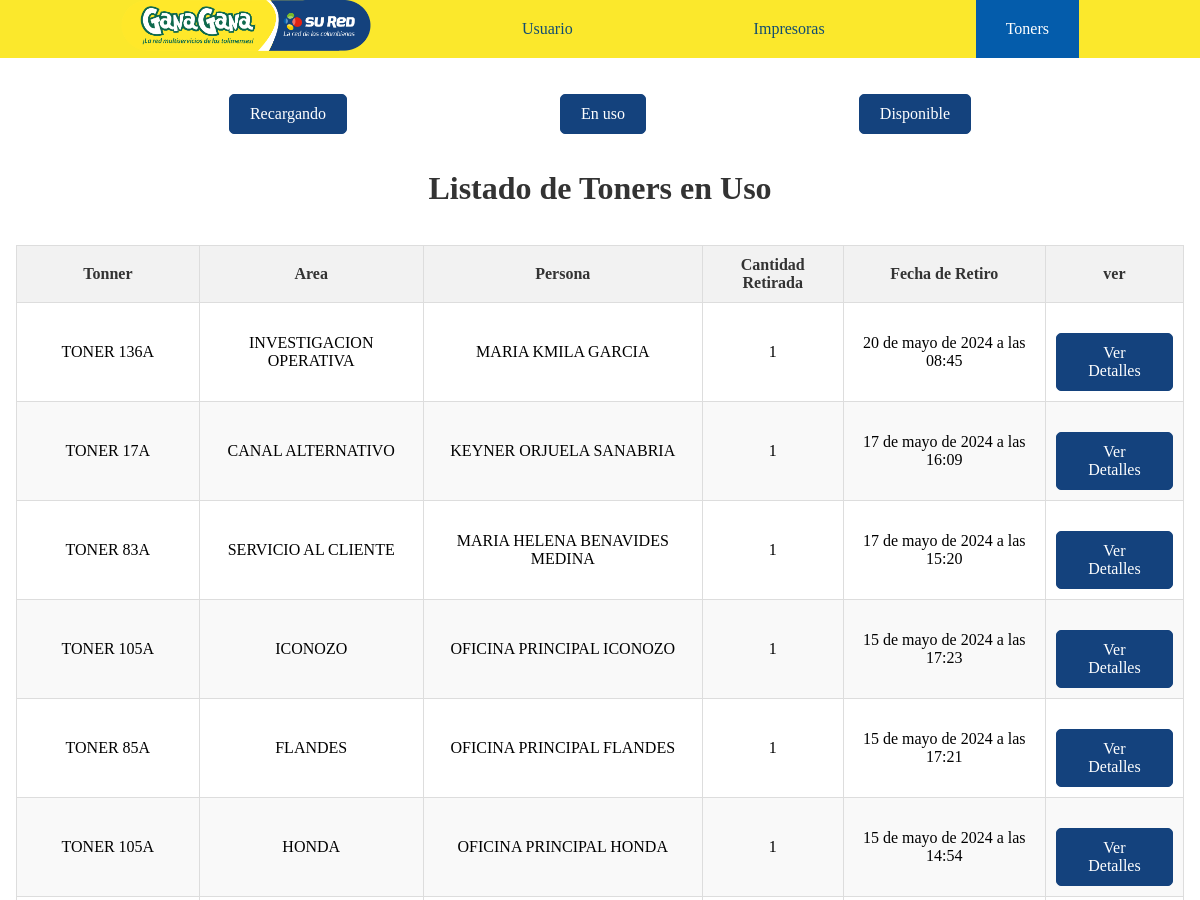
The app's page /V_Toners_R/ (upper part), older data.
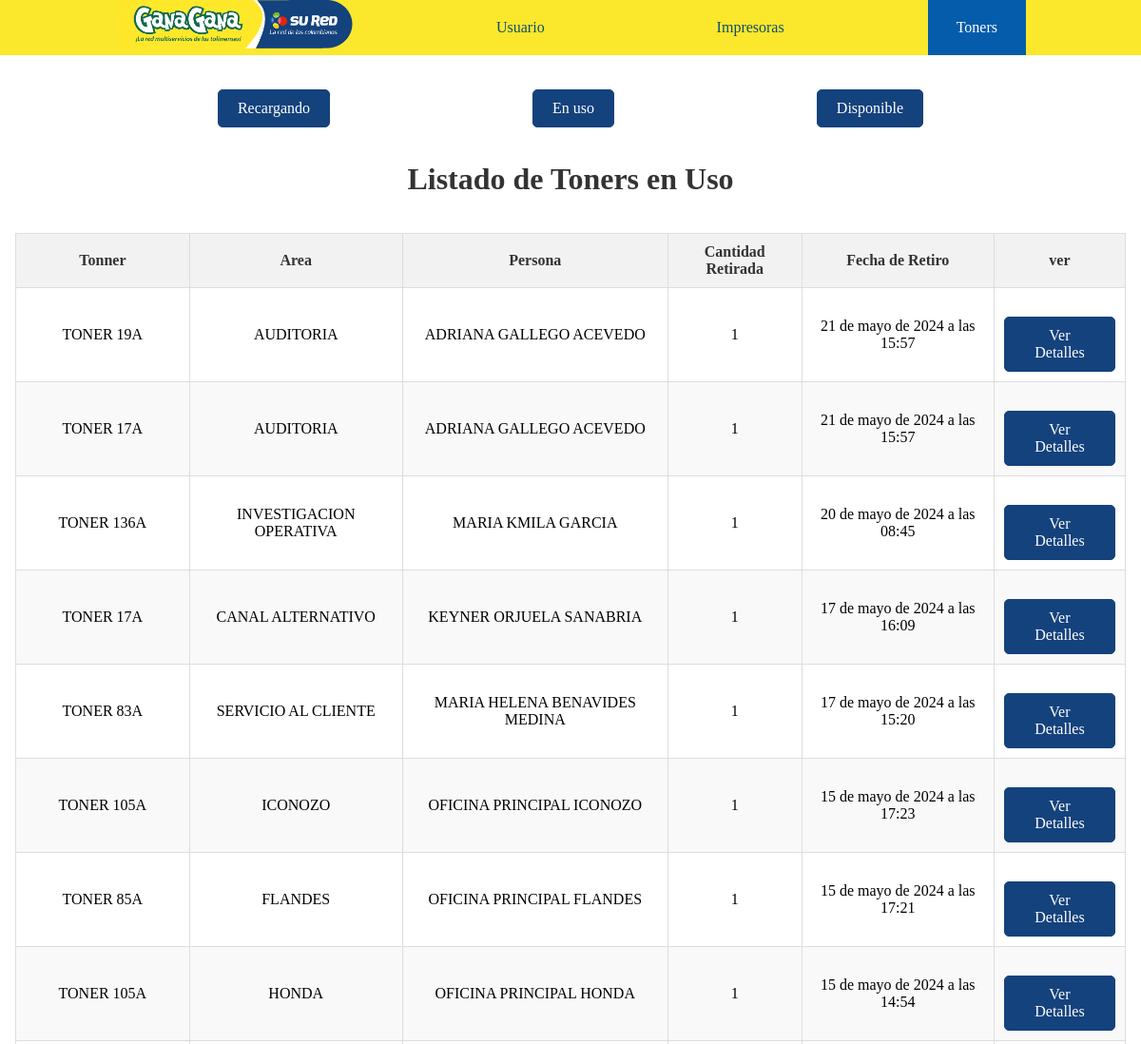
The same page, newer data.
### Datos/models.py (models this page shows, shortened)
class Retiro_Tonner(models.Model):
    r_tonner = models.ForeignKey(Tonner, on_delete=models.SET_NULL, null=True, blank=True)
    r_persona = models.ForeignKey(Persona, on_delete=models.SET_NULL, null=True, blank=True)
    cantidad_disponible = models.PositiveIntegerField(default=1)
    cantidad_retirada = models.PositiveIntegerField(default=1)
    caso_GLPI = models.CharField(max_length=100, default='N/A')
    fecha_retiro = models.DateTimeField(auto_now_add=True)

class Tonner(models.Model):
    ESTADO_T = [
        ('Disponible', 'Disponible'),
    ]
    nombre = models.CharField(max_length=50)
    cantidad = models.PositiveBigIntegerField()
    Numero_Toner = models.CharField(max_length=20)
    Estado = models.CharField(max_length=10, choices=ESTADO_T, default='Disponible')
    imagen = models.ImageField()
    def __str__(self):
        return f"{self.nombre}"

class Persona(models.Model):
    nombre = models.CharField(max_length=100)
    firma = models.ImageField(upload_to='firmas/')
    area = models.ForeignKey(Area, on_delete=models.SET_NULL, null=True, blank=True)
    def __str__( self ):
        return self.nombre

class Area(models.Model):
    nombre = models.CharField(max_length=50)
    def __str__(self) -> str:
        return self.nombre

### Datos/views.py (the view)
# urls.py: path('V_Toners_R/', views.V_Toners_R, name='V_Toners_R'),
def V_Toners_R(request):
    producto = Retiro_Tonner.objects.all().order_by('-fecha_retiro')
    return render(request, 'vista/T_Ocupado.html', {'producto': producto})

### Datos/templates/vista/T_Ocupado.html (shortened to what this page needs)
{% extends 'layouts/base.html' %}
{% block content %}
{% load static %}
{% include 'layouts/Barra_Tonners.html' %}
<br>
<br>
<!DOCTYPE html>
<html lang="es">
<head>
    <link rel="stylesheet" type="text/css" href="{% static 'CSS/ALL.css' %}">
</head>
<body>
    <h1>Listado de Toners en Uso</h1>
    <br>
    <table border="1">
        <thead>
            <tr>
                <th>Tonner</th>
                <th>Area</th>
                <th>Persona</th>
                <th>Cantidad Retirada</th>
                <th>Fecha de Retiro</th>
                <th>ver</th>
            </tr>
        </thead>
        <tbody>
            {% for item in producto %}
            <tr>
                <td>{{ item.r_tonner }}</td>
                <td>{{ item.r_persona.area }}</td>
                <td>{{ item.r_persona }}</td>
                <td>{{ item.cantidad_retirada }}</td>
                <td>{{ item.fecha_retiro }}</td>
                <td>
                    <a href="{% url 'detalle_retiro_toner' item.pk %}" class="btn">Ver Detalles</a>
                </td>
            </tr>
            {% endfor %}
        </tbody>
    </table>
</body>
</html>
{% endblock %}

Row changes from the older to the newer data that the page shows:
added Retiro_Tonner: r_tonner "TONER 19A", r_persona.area "AUDITORIA", r_persona "ADRIANA GALLEGO ACEVEDO", cantidad_retirada "1", fecha_retiro "21 de mayo de 2024 a las 15:57"
added Retiro_Tonner: r_tonner "TONER 17A", r_persona.area "AUDITORIA", r_persona "ADRIANA GALLEGO ACEVEDO", cantidad_retirada "1", fecha_retiro "21 de mayo de 2024 a las 15:57"
